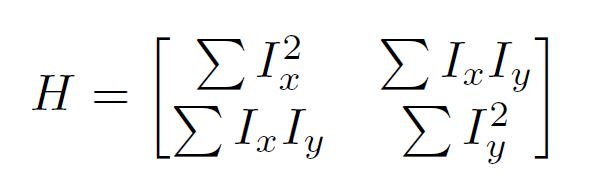
%> input picture labs/in_lab_documents_codes/lab4/H_matrix.JPG, 616 x 196 px
$ octave --eval "result = lab4houghlines(imread('H_matrix.JPG'));"   (GNU Octave 9; MATLAB toolbox functions it lacks are replaced by stand-ins)
%> lines starting %> are read from the running program, lines starting %| are printed output that depends on the picture; in (x1, y1, x2, y2) boxes, pixels count from 0 and x2, y2 are one past the last pixel; in counts of white or black regions, pixels touching at a corner belong together; the program's own positions count from 1
function [H,T,R] = lab4houghlines(I)

[row,col,ch] = size(I);
%> row = 196; col = 616; ch = 3
    img = I;
%> img is the input picture: size 196x616x3 uint8; mean R, G, B 244.6, 244.8, 244.7
    if (ch==3)
        img = rgb2gray(img);
%> img: size 196x616 uint8
    end

    % Edge Detection: the selection of the edge detector is very significant!
    % Hint use edge built-in function
    img_edges = edge(img,'Canny');
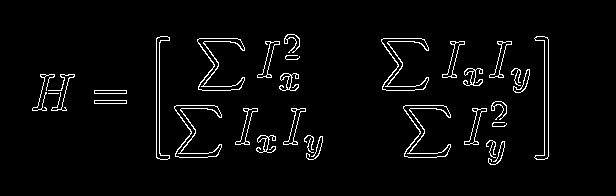
%> img_edges: size 196x616 logical; 3.4% white in thin lines or dots, all inside (x1, y1, x2, y2) = (32, 34, 549, 165)

    % Hough Transform + Display
    [H,T,R] = hough(img_edges, 'RhoResolution',0.5,'Theta',-90:0.5:89);
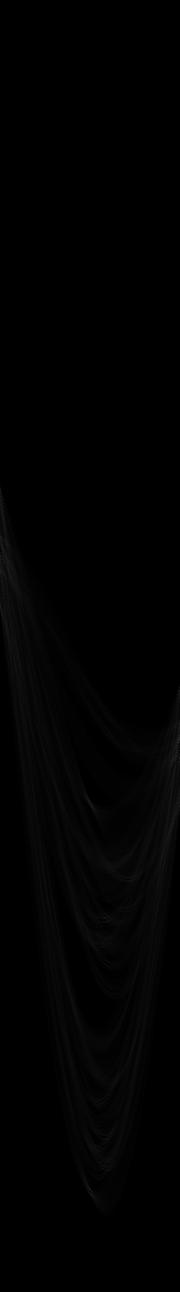
%> H: size 2583x359 double (shown at 1/2 size); min 0, max 125, mean 1.6
%> T = 359 values from -90 to 89; R = 2583 values from -645.5 to 645.5

    figure('Name','Hough Transform','NumberTitle','off');
        subplot(2,2,1)
        imshow(I);
        title('Original Image');

        subplot(2,2,2)
        imshow(img_edges);
        title(sprintf('Edges using %s Edge detector', 'canny'));

        subplot(2,2,3)

        imshow(H,[],'XData',T,'YData',R,'InitialMagnification','fit');
        title('Hough Transform');
        xlabel('\theta'), ylabel('\rho');
        axis on, axis normal, hold on;

    % Hough Peaks Points using Threshold + Display
    Thresh = ceil(0.5*max(H(:)));
%> Thresh = 63

    P = houghpeaks(H,5,'threshold',Thresh);
%> P = [1112 1; 1604 181; 2380 181; 1076 1; 1210 1]
    x = T(P(:,2)); y = R(P(:,1));
%> after `x = T(P(:,2))`: x = [-90 0 0 -90 -90]
%> after `y = R(P(:,1))`: y = [-90 156 544 -108 -41]
plot(x,y,'s','color','white');

    % Hough Lines + Display

lines = houghlines(img_edges,T,R,P, 'FillGap',10,'MinLength',40); %find the hugh lines
%> lines = 2 lines; point1 to point2 (x, y): (545, 37) to (545, 160), (157, 39) to (157, 158)


    % Plotting All Lines and Highlighting Longest and Shortest Lines

    subplot(2,2,4);
    imshow(img),title(sprintf('Hough Lines Based on %s Edge detector, Threshold = %d', 'canny', Thresh)), hold on

    max_len = 40;
    min_len = 2000;

   for k = 1:length(lines)
   xy = [lines(k).point1; lines(k).point2];
   plot(xy(:,1),xy(:,2),'LineWidth',1,'Color','green');

   len = norm(lines(k).point1 - lines(k).point2);
   if ( len > max_len)          %for the longest line segment
      max_len = len;
      xy_long = xy;
   elseif (len<min_len)
      min_len =len;
      xy_short=xy;
   end
   end
%> this loop made 2 passes
%> (len, max_len, xy_long) on passes 1 to 2: (119, 119, [157 39; 157 158]), (123, 123, [545 37; 545 160])
%> after the loop, min_len = 2000
    plot(xy_long(:,1),xy_long(:,2),'LineWidth',1,'Color','cyan');
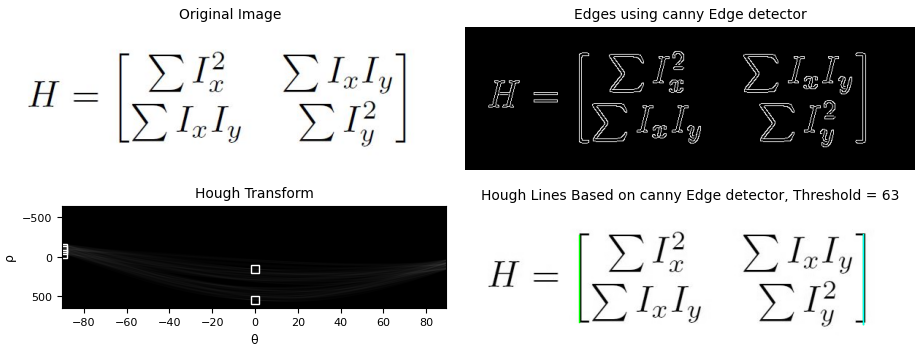
%> figure redrawn from the program's plot data, 4 panels
%> (the run ends here)

$ run again, on labs/in_lab_documents_codes/lab4/circles.JPG
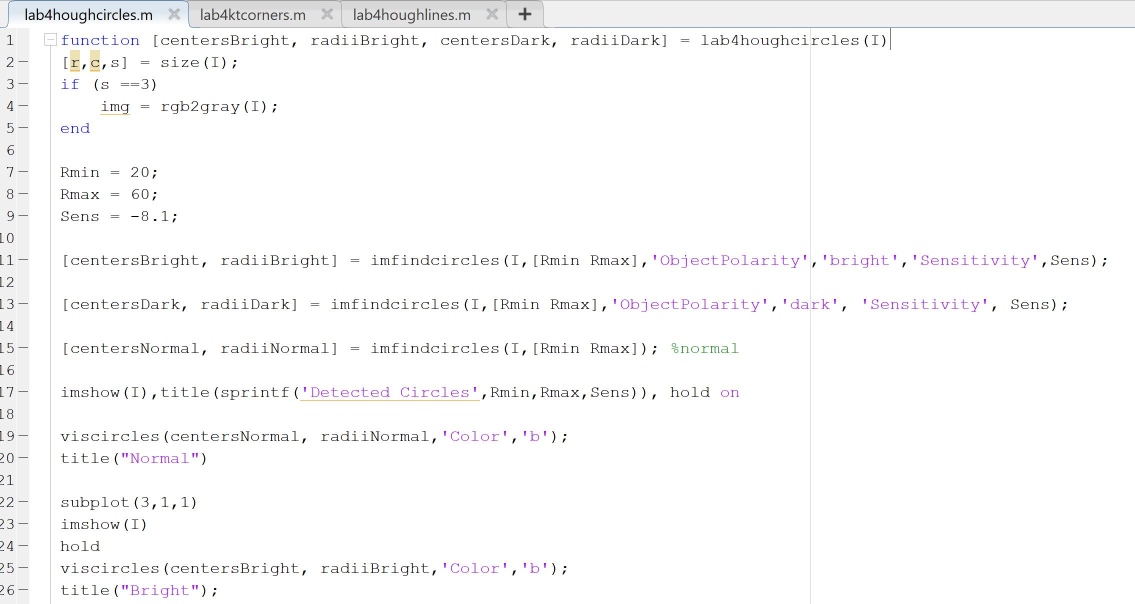
%> input picture labs/in_lab_documents_codes/lab4/circles.JPG, 2269 x 1208 px (shown at 1/2 size)
%> in lab4houghlines, img is the input picture: size 1208x2269x3 uint8; mean R, G, B 249.6, 249.4, 249.7
%> img: size 1208x2269 uint8
%> in lab4houghlines, `img_edges = edge(img,'Canny');`:
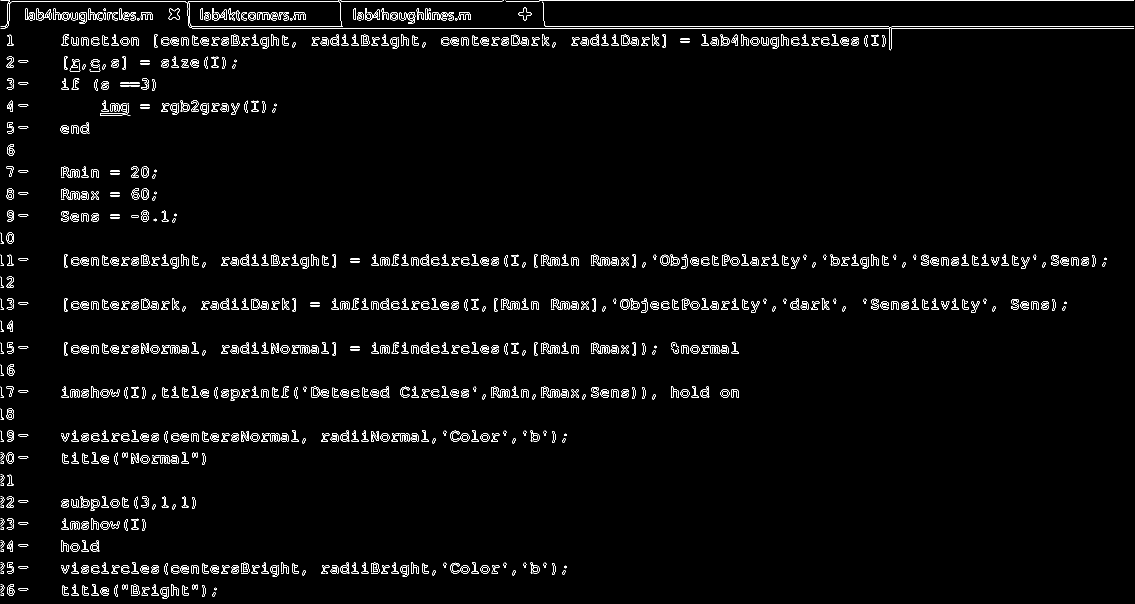
%> img_edges: size 1208x2269 logical (shown at 1/2 size); 2.4% white in thin lines or dots
%> T = 359 values from -90 to 89
%> Thresh = 940
%> P = [5028 1; 5138 1]
%> x = [-90 -90]
%> y = [-56 -1]
%> lines = 2 lines; point1 to point2 (x, y): (385, 57) to (2268, 57), (1079, 2) to (2268, 2)
%> the loop in lab4houghlines, `for k = 1:length(lines)` made 2 passes
%> (len, max_len, xy_long) on pass 1: (1883, 1883, [385 57; 2268 57])
%> `result = lab4houghlines(imread('H_matrix.JPG'));`:
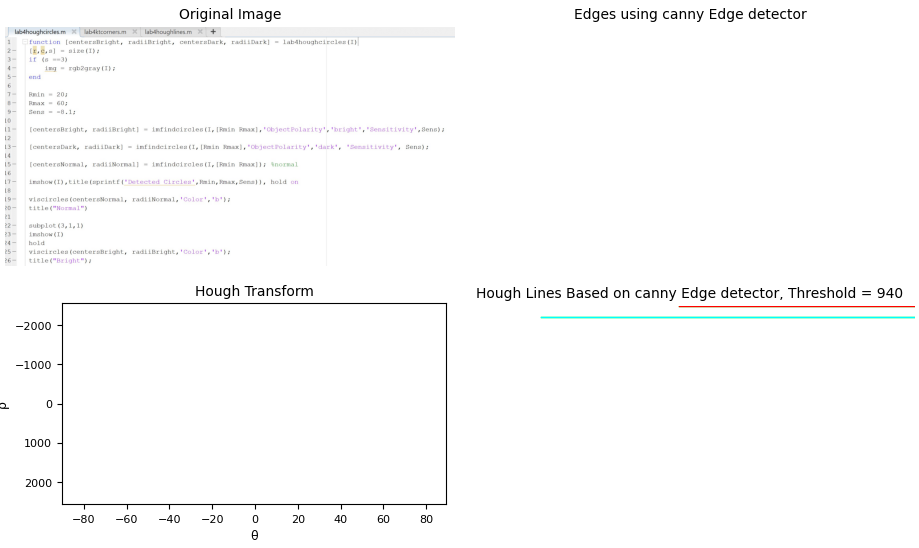
%> figure redrawn from the program's plot data, 4 panels

$ run again, on labs/in_lab_documents_codes/lab4/circles2.JPG
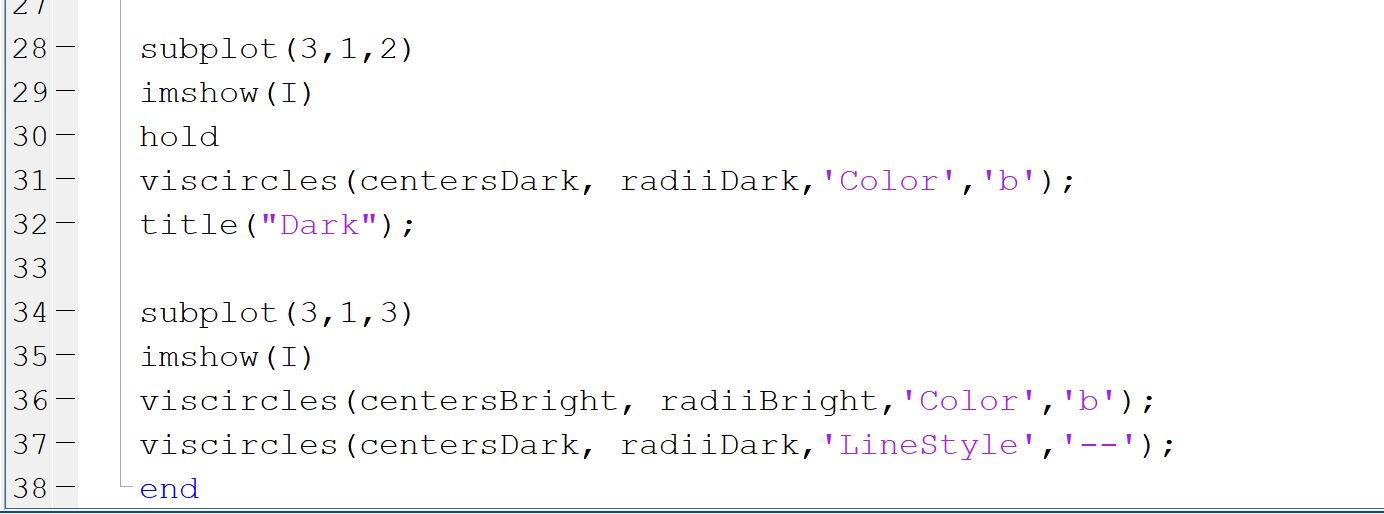
%> input picture labs/in_lab_documents_codes/lab4/circles2.JPG, 1384 x 514 px
%> in lab4houghlines, img is the input picture: size 514x1384x3 uint8; mean R, G, B 247.9, 248, 248.5
%> img: size 514x1384 uint8
%> in lab4houghlines, `img_edges = edge(img,'Canny');`:
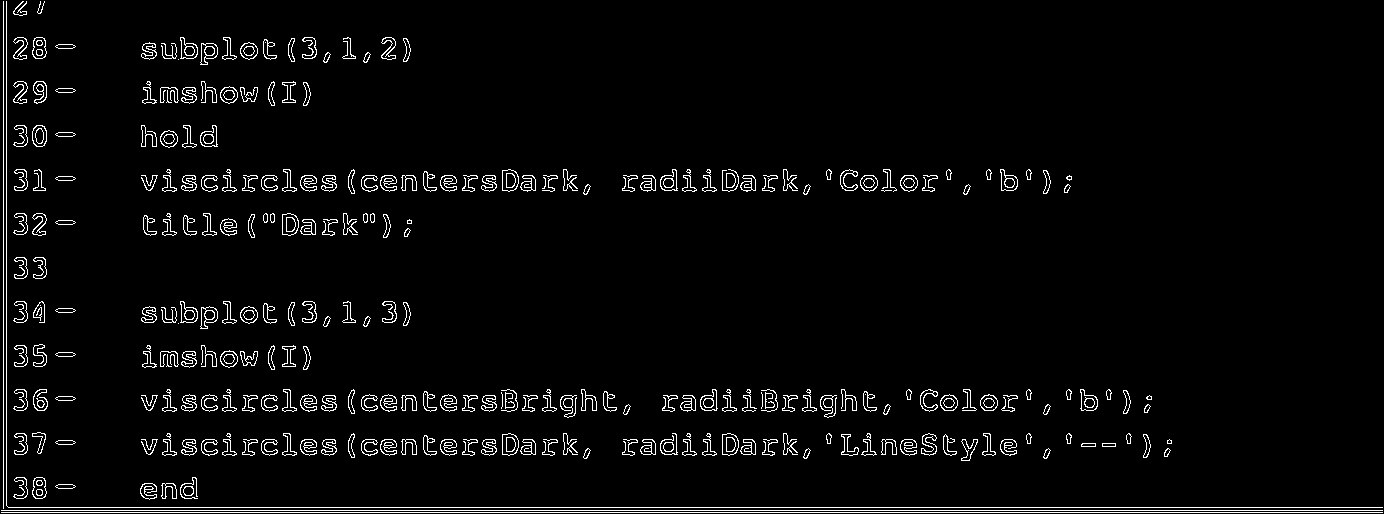
%> img_edges: size 514x1384 logical; 3.5% white in thin lines or dots
%> T = 359 values from -90 to 89; R = 5903 values from -1475.5 to 1475.5
%> Thresh = 691
%> P = [1928 1]
%> x = -90
%> y = -512
%> lines = 1 line; point1 to point2 (x, y): (2, 513) to (1383, 513)
%> the loop in lab4houghlines, `for k = 1:length(lines)` made 1 pass
%> (len, max_len, xy_long) on pass 1: (1381, 1381, [2 513; 1383 513])
%> after the loop in lab4houghlines, `for k = 1:length(lines)`: min_len = 2000
%> in lab4houghlines, `plot(xy_long(:,1),xy_long(:,2),'LineWidth',1,'Color','cyan');`:
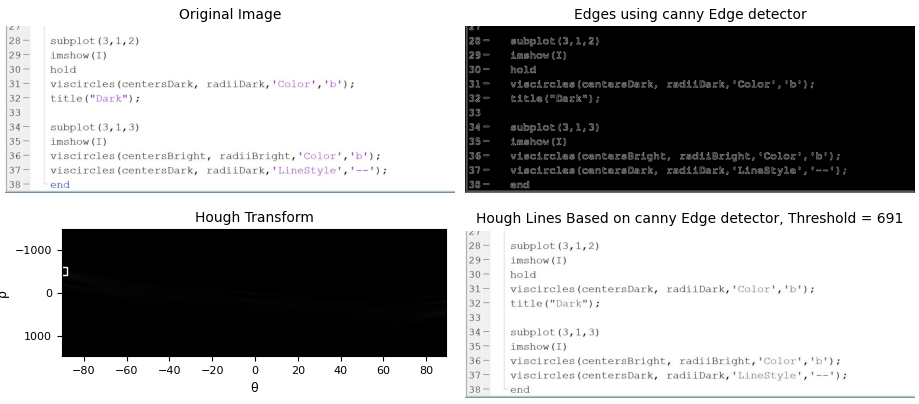
%> figure redrawn from the program's plot data, 4 panels
